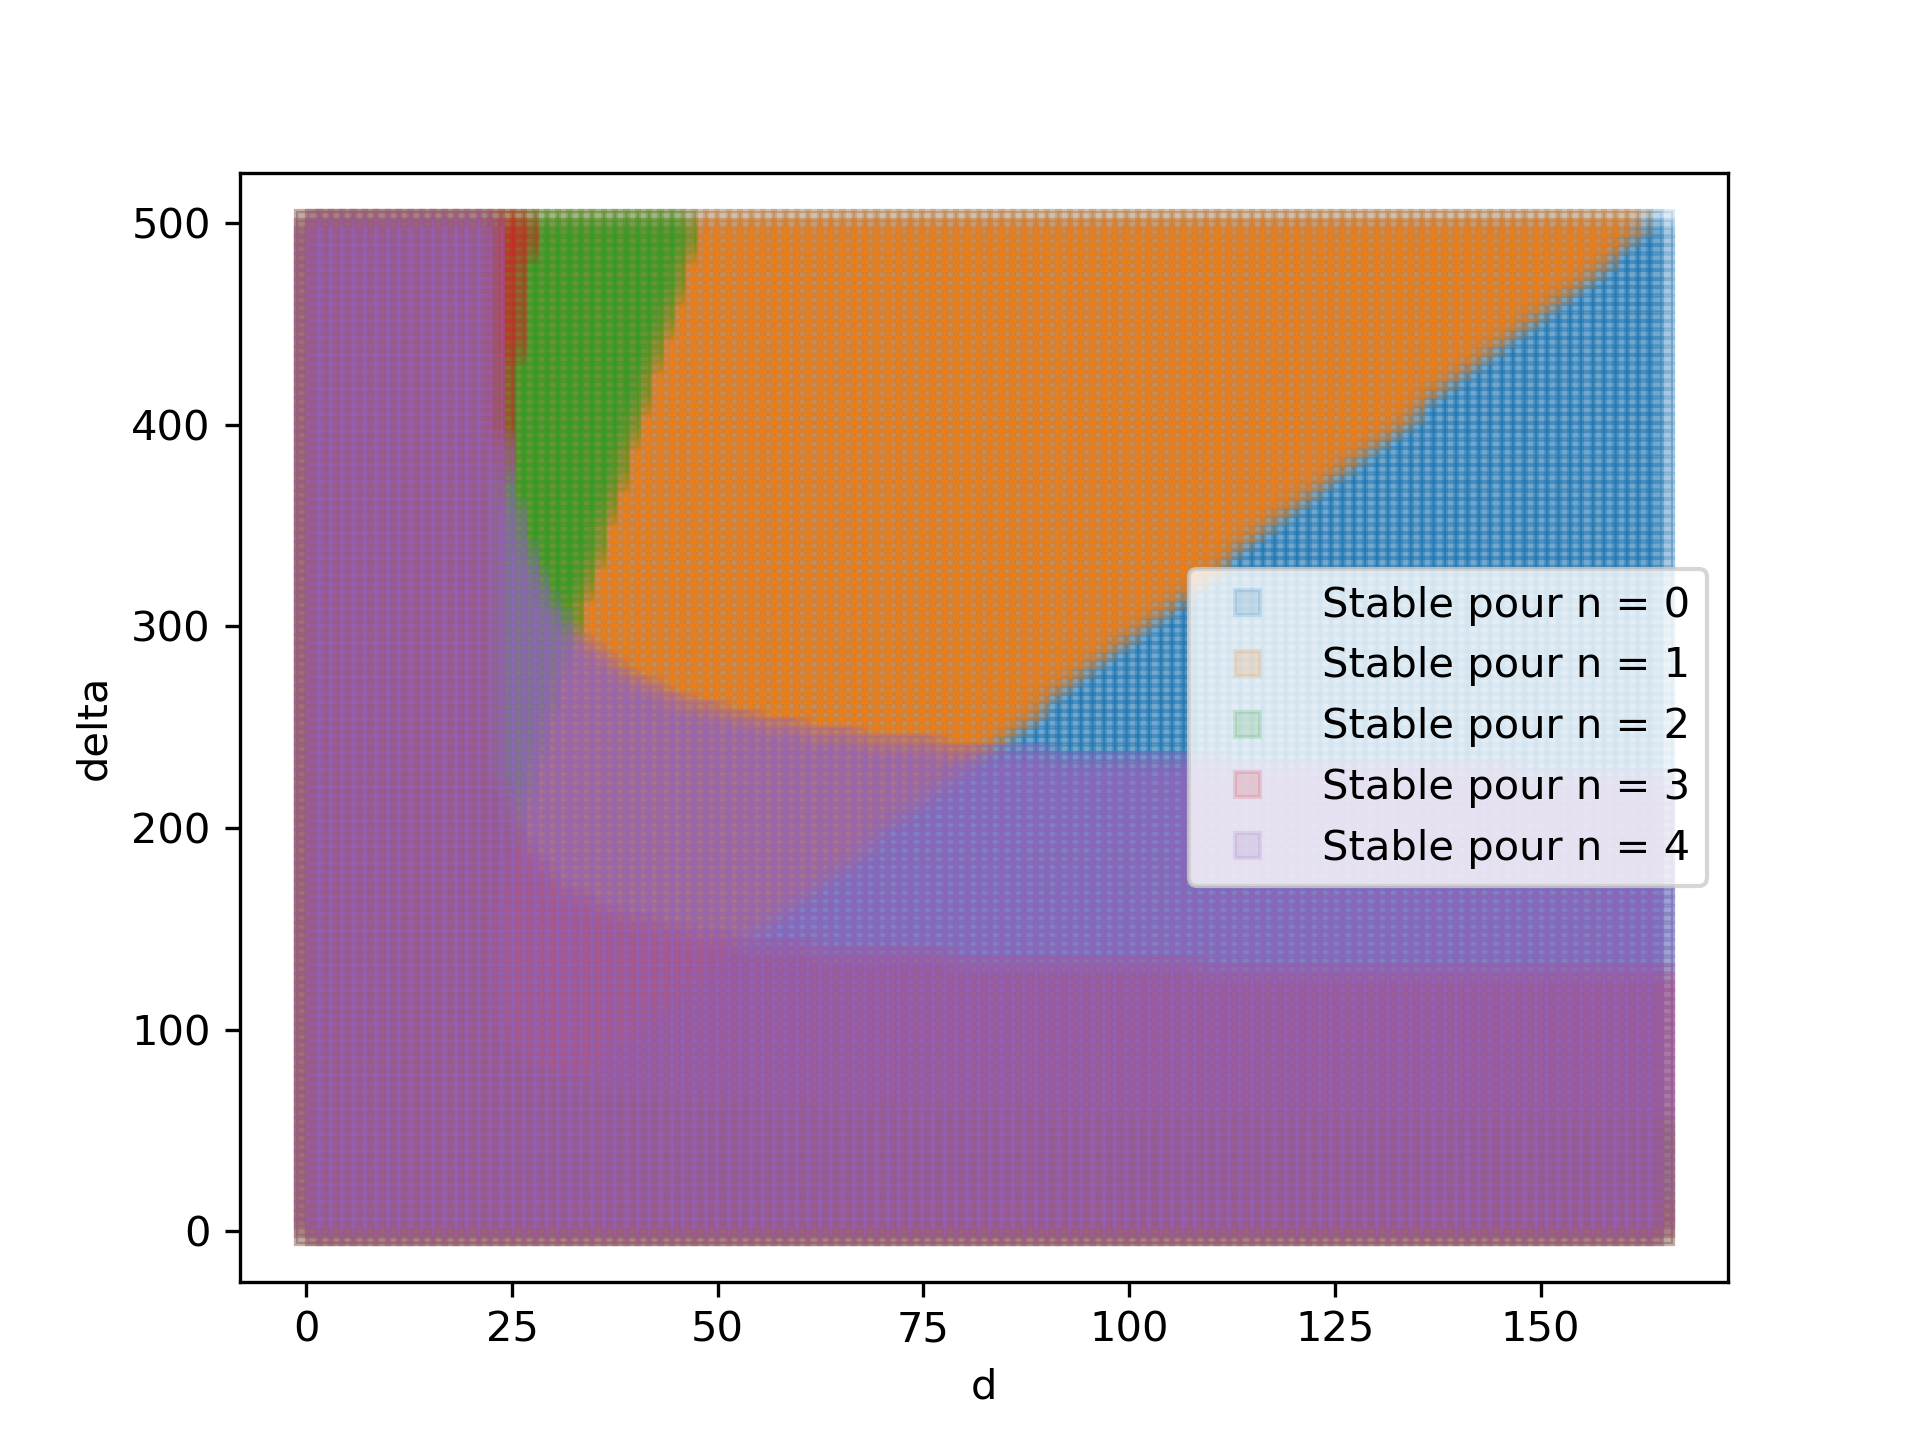

Generate this figure with Julia:
using PyPlot
using LinearAlgebra

a = 0.2
b = 1.3
d_crit = ((1+sqrt(2*b*(a+b)))*(a+b)/(a-b))^2

function stabilite(n,d,delta)
    B = zeros(2,2)
    pi2 = pi*pi
    n2 = n*n
    B[1,1] = -n2*pi2+delta*(b-a)/(a+b)
    B[1,2] = delta*(a+b)*(a+b)
    B[2,1] = -2*b*delta/(a+b)
    B[2,2] = -d*n2*pi2-delta*(a+b)*(a+b)
    if tr(B)<0 && det(B)>0
        return true
    else
        return false
    end
end

couleurs = ['b','g','r','c','m','y']

function diagramme_turing(d1,d2,d_nb,delta1,delta2,delta_nb,n1,n2)
    #fig,axs = subplots(1, n2-n1+1, sharey = true)
    figure()
    list_d = range(d1,stop=d2,length = d_nb)
    list_delta = range(delta1,stop=delta2, length = delta_nb)
    for n = n1:n2
        d_stables = []
        delta_stables = []
        for i = 1:d_nb
            d = list_d[i]
            for j = 1:delta_nb
                delta = list_delta[j]
                if stabilite(n,d,delta)
                    append!(d_stables, d)
                    append!(delta_stables, delta)
                end
            end
        end
        lab = string("Stable pour n = ", n)
        println(lab)
        plt.plot(d_stables,delta_stables, alpha = 0.15, marker = "s", linestyle = "None", label = lab)
    end
    xlabel("d")
    ylabel("delta")
    legend()
    plt.savefig("diagrammes_turing.png", dpi = 300)
    show() #ne fonctionne pas! :'(
end


diagramme_turing(d_crit/100,d_crit*10,120,0.00005,500,120,0,5)
